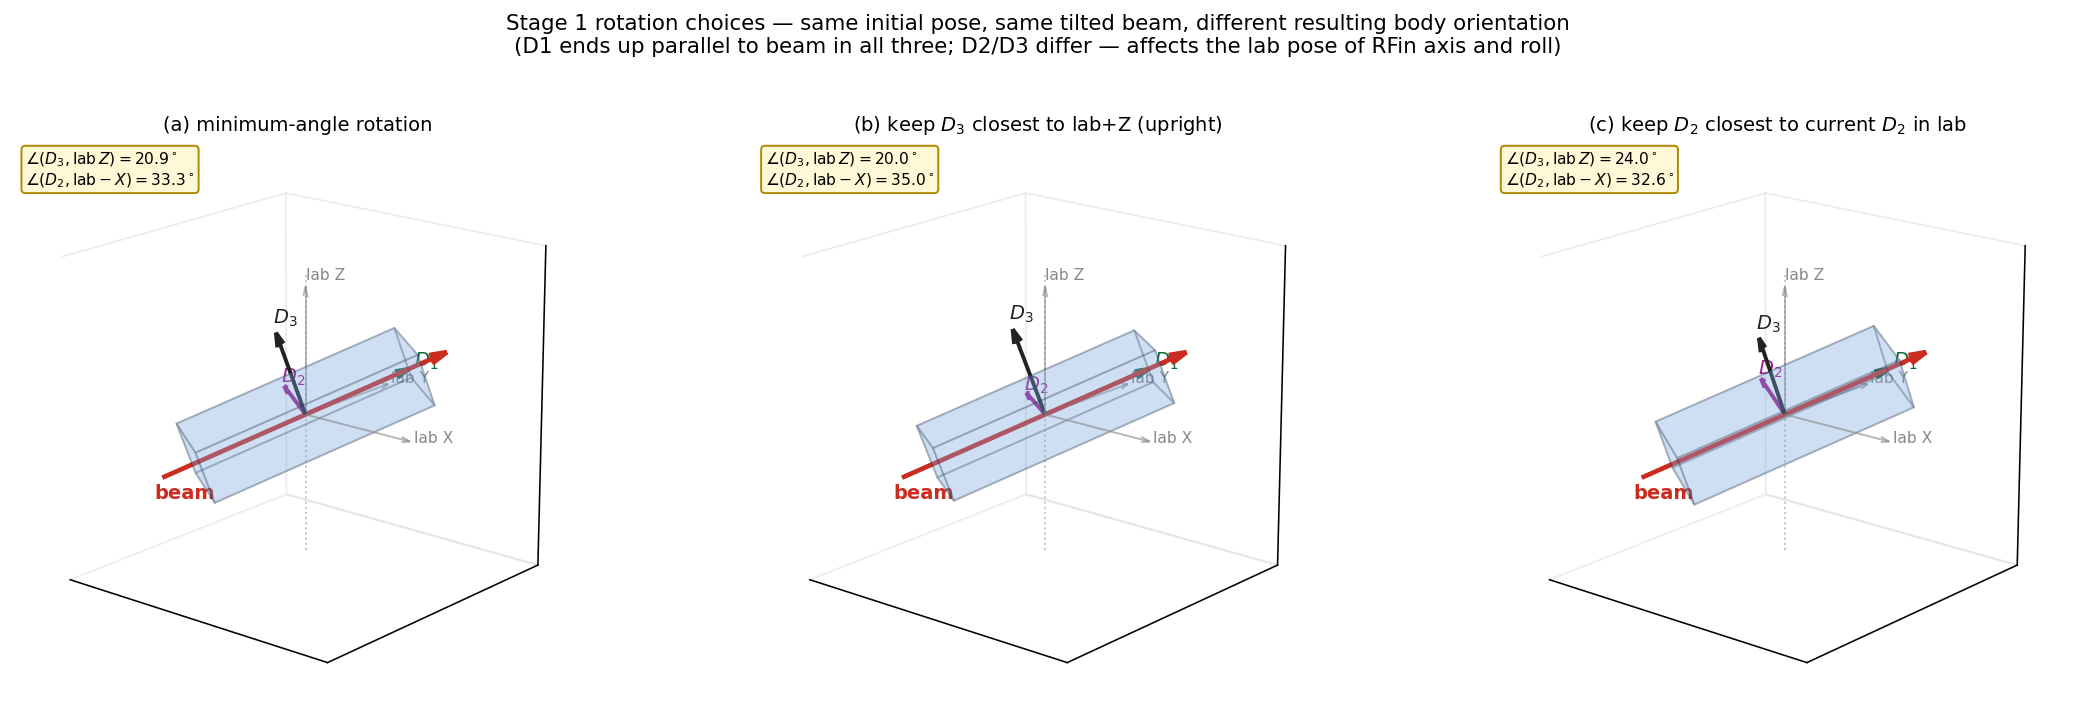

Recreate this plot in Python.
"""Visual comparison of three Stage 1 rotation choices for the AOM align.

Setup:
  - Lab axes: X right, Y depth, Z up.
  - Beam is tilted out of the horizontal plane (has both lab+x and lab+z
    components) so the three options give visibly different body poses.
  - Initial body pose: D1=lab+y, D2=lab-x, D3=lab+z (canonical MT80 pose).

Three Stage 1 options:
  (a) Minimum-angle rotation: axis = D1_init x beam_unit, angle = acos(...).
      Applies the same rotation to D2 and D3 -- the absolute least
      disturbance from current pose.

  (b) Keep D3 closest to lab+z (AOM "upright"):
      D3 = normalize(lab_z - (lab_z . D1_new) D1_new),  D2 = D3 x D1_new.
      Keeps the AOM body rolling-stable on the table even when the beam
      is not perfectly horizontal.

  (c) Keep D2 closest to current D2 in lab:
      D2 = normalize(D2_init - (D2_init . D1_new) D1_new), D3 = D1_new x D2.
      Preserves where the RFin port faces in lab.
"""
import numpy as np
import matplotlib.pyplot as plt
from mpl_toolkits.mplot3d.art3d import Poly3DCollection


def setup(ax, title):
    R = 1.4
    ax.set_xlim(-R, R); ax.set_ylim(-R, R); ax.set_zlim(-R, R)
    ax.set_box_aspect((1, 1, 1))
    ax.view_init(elev=18, azim=-50)
    ax.set_xticks([]); ax.set_yticks([]); ax.set_zticks([])
    for pane in (ax.xaxis.pane, ax.yaxis.pane, ax.zaxis.pane):
        pane.fill = False; pane.set_edgecolor("#dddddd")
    ax.set_title(title, fontsize=10, pad=4)


def draw_lab_axes(ax):
    L = 1.1
    ax.quiver(0, 0, 0, L, 0, 0, color="#888", lw=1.0, arrow_length_ratio=0.08, alpha=0.6)
    ax.quiver(0, 0, 0, 0, L, 0, color="#888", lw=1.0, arrow_length_ratio=0.08, alpha=0.6)
    ax.quiver(0, 0, 0, 0, 0, L, color="#888", lw=1.0, arrow_length_ratio=0.08, alpha=0.6)
    ax.text(L + 0.04, 0, 0, "lab X", color="#888", fontsize=8)
    ax.text(0, L + 0.04, 0, "lab Y", color="#888", fontsize=8)
    ax.text(0, 0, L + 0.06, "lab Z", color="#888", fontsize=8)


def draw_body(ax, D1, D2, D3, label_prefix=""):
    """Draw body box and D1/D2/D3 axes given orthonormal columns."""
    hx, hy, hz = 1.0, 0.30, 0.25
    pts = []
    for sx in (-1, +1):
        for sy in (-1, +1):
            for sz in (-1, +1):
                p = sx * hx * D1 + sy * hy * D2 + sz * hz * D3
                pts.append(p)
    pts = np.array(pts)
    faces_idx = [
        [0, 1, 3, 2], [4, 5, 7, 6],
        [0, 1, 5, 4], [2, 3, 7, 6],
        [0, 2, 6, 4], [1, 3, 7, 5],
    ]
    verts = [[pts[i] for i in face] for face in faces_idx]
    box = Poly3DCollection(verts, alpha=0.20, facecolor="#7aa6e0", edgecolor="#234")
    ax.add_collection3d(box)
    L = 0.95
    ax.quiver(0, 0, 0, *(L * D1), color="#0b6a3a", lw=2.0, arrow_length_ratio=0.13)
    ax.quiver(0, 0, 0, *(L * 0.65 * D2), color="#9c1c8e", lw=2.0, arrow_length_ratio=0.18)
    ax.quiver(0, 0, 0, *(L * 0.85 * D3), color="#222", lw=2.0, arrow_length_ratio=0.16)
    ax.text(*(L * D1 * 1.05), f"{label_prefix}$D_1$", color="#0b6a3a", fontsize=10)
    ax.text(*(L * 0.7 * D2 * 1.05), f"{label_prefix}$D_2$", color="#9c1c8e", fontsize=10)
    ax.text(*(L * 0.9 * D3 * 1.05), f"{label_prefix}$D_3$", color="#222", fontsize=10)


def draw_beam(ax, beam, length=1.3):
    tail = -beam * length
    head = +beam * length
    ax.quiver(*tail, *(head - tail), color="#cc2b1f", lw=2.4, arrow_length_ratio=0.06)
    ax.text(*(tail + np.array([-0.05, -0.05, -0.18])), "beam",
            color="#cc2b1f", fontsize=10, fontweight="bold")


def normalize(v):
    return v / np.linalg.norm(v)


# ------------ Setup ------------
# Beam: tilted in lab so neither lab+y aligned nor purely horizontal.
#   45 deg yaw around lab z, then 20 deg pitch up.
yaw = np.deg2rad(35.0)
pitch = np.deg2rad(20.0)
beam = np.array([
    np.cos(pitch) * np.sin(yaw),
    np.cos(pitch) * np.cos(yaw),
    np.sin(pitch),
])
beam = normalize(beam)

# Initial body pose: D1=lab+y, D2=lab-x, D3=lab+z (canonical MT80 spec).
D1_init = np.array([0.0, 1.0, 0.0])
D2_init = np.array([-1.0, 0.0, 0.0])
D3_init = np.array([0.0, 0.0, 1.0])

# Option (a): minimum rotation that takes D1_init -> beam.
def option_a(D1, D2, D3, beam):
    cos_t = np.clip(np.dot(D1, beam), -1, 1)
    angle = np.arccos(cos_t)
    axis = np.cross(D1, beam)
    if np.linalg.norm(axis) < 1e-9:
        return D1.copy(), D2.copy(), D3.copy()
    axis = normalize(axis)
    K = np.array([
        [0, -axis[2], axis[1]],
        [axis[2], 0, -axis[0]],
        [-axis[1], axis[0], 0],
    ])
    R = np.eye(3) + np.sin(angle) * K + (1 - np.cos(angle)) * (K @ K)
    return R @ D1, R @ D2, R @ D3


def option_b(D1, D2, D3, beam):
    """Stage 1 with D3 closest to lab+z."""
    D1_new = beam.copy()
    z_lab = np.array([0.0, 0.0, 1.0])
    D3_new = z_lab - np.dot(z_lab, D1_new) * D1_new
    D3_new = normalize(D3_new)
    D2_new = np.cross(D3_new, D1_new)
    return D1_new, D2_new, D3_new


def option_c(D1, D2, D3, beam):
    """Stage 1 with D2 closest to current D2 in lab."""
    D1_new = beam.copy()
    D2_new = D2 - np.dot(D2, D1_new) * D1_new
    if np.linalg.norm(D2_new) < 1e-9:
        # Fallback: any vector perpendicular to D1
        D2_new = np.cross(D1_new, np.array([0, 0, 1]))
    D2_new = normalize(D2_new)
    D3_new = np.cross(D1_new, D2_new)
    return D1_new, D2_new, D3_new


D1a, D2a, D3a = option_a(D1_init, D2_init, D3_init, beam)
D1b, D2b, D3b = option_b(D1_init, D2_init, D3_init, beam)
D1c, D2c, D3c = option_c(D1_init, D2_init, D3_init, beam)

fig = plt.figure(figsize=(16, 5.2))
fig.suptitle(
    "Stage 1 rotation choices — same initial pose, same tilted beam, different resulting body orientation\n"
    r"(D1 ends up parallel to beam in all three; D2/D3 differ — affects the lab pose of RFin axis and roll)",
    fontsize=11,
)

panels = [
    ("(a) minimum-angle rotation", D1a, D2a, D3a),
    ("(b) keep $D_3$ closest to lab+Z (upright)", D1b, D2b, D3b),
    ("(c) keep $D_2$ closest to current $D_2$ in lab", D1c, D2c, D3c),
]
for i, (title, D1, D2, D3) in enumerate(panels):
    ax = fig.add_subplot(1, 3, i + 1, projection="3d")
    setup(ax, title)
    draw_lab_axes(ax)
    draw_beam(ax, beam)
    draw_body(ax, D1, D2, D3)
    # Show lab z reference line for option (b) clarity.
    ax.plot([0, 0], [0, 0], [-1.2, 1.2], color="#888", ls=":", lw=1.0, alpha=0.5)
    # Annotate D3 deviation from lab z.
    z_lab = np.array([0, 0, 1])
    cosD3z = np.clip(np.dot(D3, z_lab), -1, 1)
    angD3z = np.degrees(np.arccos(abs(cosD3z)))
    cosD2x = np.clip(np.dot(D2, np.array([-1, 0, 0])), -1, 1)
    angD2x = np.degrees(np.arccos(abs(cosD2x)))
    ax.text2D(0.02, 0.98,
              f"$\\angle(D_3, \\mathrm{{lab}}\\,Z)={angD3z:.1f}^\\circ$\n"
              f"$\\angle(D_2, \\mathrm{{lab}}-X)={angD2x:.1f}^\\circ$",
              transform=ax.transAxes, fontsize=8, va="top",
              bbox=dict(boxstyle="round,pad=0.25",
                        facecolor="#fff8d6", edgecolor="#b08900"))

plt.tight_layout(rect=[0, 0, 1, 0.93])
out_path = r"C:\Users\admin\OneDrive\桌面\YX\QMsimulation\qmem-digital-twin\docs\aom_stage1_options.png"
plt.savefig(out_path, dpi=140, bbox_inches="tight")
print(f"Saved: {out_path}")
